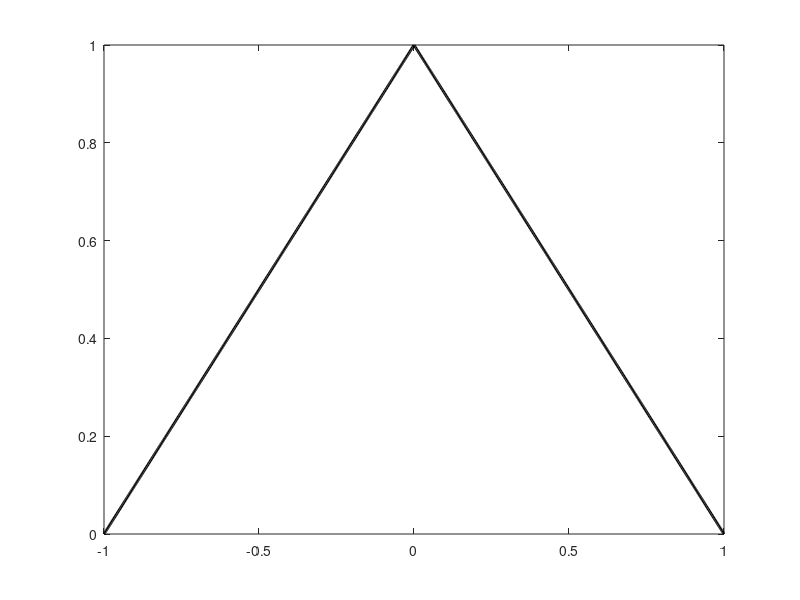

MATLAB code for this plot: (Note: this script raises an error after producing the figure.)
% In this part, we are trying to check the effect of changing n and T on
% the quality of the reconstructed signal xhat(t). As such, we will take a
% triangular signal as our example, and we will try to reconstruct it using
% different values of n and T while keeping record of the error in each
% case. 

%First, let's define our triangular signal. 
% Define the time vector and triangle signal
t = linspace(-1, 1, 1000);
xt = max(1 - abs(t), 0);

% Plotting the original signal
figure;
plot(t, xt, 'k', 'LineWidth', 2);
hold on;
legendStrings = {'Original Signal'};

%Let's first find the period of this triangular signal. We are assuming T
%to be the total duration of the signal. Typically, the value of T should
%be equal to the period of the signal that is being reconstructed. However,
%in our case, we are having only one instance of the signal x(t). 
T = t(end)-t(1);

%Let's now take different arbitrary values for n starting from 10 up to 200.
n_values = [2 5 10 20 50 100 200];

% Calculate the Fourier series approximation and plot them for varying n
% and fixed T. 
errors_n = zeros(length(n_values), 1);

    for i = 1:length(n_values)
        n = n_values(i);
        [xhat, ~] = ffs(xt, t, n, T);
        plot(t, real(xhat));
        legendStrings{end + 1} = ['T = ', num2str(T), ', n = ', num2str(n)];
        %trapz is a function method used to compute the integral numerically for error
        %computation. An alternative would be to use a for loop to evaluate
        %the integral. 
        errors_n(i) = trapz(t, (xt - real(xhat)).^2);
    end
legend(legendStrings, 'Location', 'SouthOutside');
title('Fourier Series Approximations for Different n and T=2');
hold off;

%Plotting the square of the error vs n 
figure;
plot(n_values, errors_n, '-o');
xlabel('Number of coefficients (n)');
ylabel('Square Error');
title('Error vs. n with Fixed T');

%Now, we will fix a large value for n (n=100), then we will vary the
%period T. Then we will plot xhat for those different values of T.
%Define our n
n = 100;
%Define the T values to be considered (varying the period from 2 to 10
%with a step of 0.5) while having n fixed at 200.
T_values = 0.5:0.5:10;

figure;
plot(t, xt, 'k', 'LineWidth', 2);
hold on;
legendStrings = {'Original Signal'};

% Calculate the Fourier series approximation and plot them
% For varying T with fixed n
errors_T = zeros(length(T_values), 1);
for i = 1:length(T_values)
        T = T_values(i);
        [xhat, ~] = ffs(xt, t, n, T);
        plot(t, real(xhat));
        legendStrings{end + 1} = ['T = ', num2str(T), ', n = ', num2str(n)];
        errors_T(i) = trapz(t, (xt - real(xhat)).^2);
end

legend(legendStrings, 'Location', 'SouthOutside');
title('Fourier Series Approximations for Different T and fixed n = 100');
hold off;

%Plot square error vs T (fixed n = 100)
figure;
plot(T_values, errors_T, '-o');
xlabel('Period (T)');
ylabel('Square Error');
title('Error vs. T with Fixed n=100');


